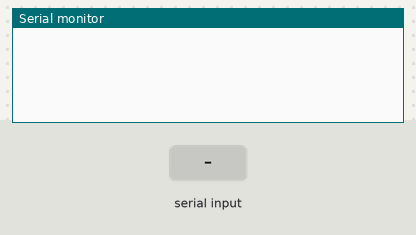
The sketch below on a simulated Arduino Uno, built with avr-gcc and run on an emulated ATmega328P. Shown: the last lines printed to the serial monitor. The inputs (shaded band) are chosen by the test bench.

Above: at 1.2 s.
1.3 s: "!!\n" received over Serial
At 2.5 s:
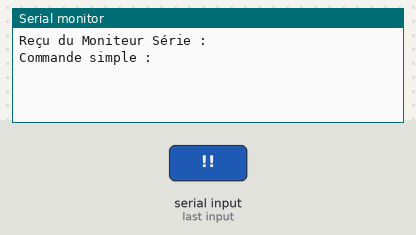
2.8 s: "1\n" received over Serial
At 3.8 s:
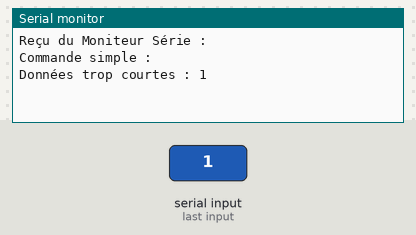

Measured:
- after the input at 1.3 s, the serial monitor: prints a new line at once (image 1)
- after the input at 2.8 s, the serial monitor: prints a new line at once (image 2)

The sketch:

depart.ino
```cpp
#include <MeAuriga.h>

bool debugMode = true;

void setup()
{
  Serial.begin(115200);
}

void loop()
{
}

// Événement qui se déclenche automatiquement lorsqu'il y a
// réception de données via le port série (Bluetooth ou Moniteur)
void serialEvent()
{
  static String receivedData = "";

  if (!Serial.available()) return;

  receivedData = Serial.readStringUntil('\n');
  parseData(receivedData);
}

void parseData(String& receivedData)
{
  bool isFromBLE = false;

  if (receivedData.length() >= 2)
  {
    // Vérifier si les deux premiers octets sont 0xFF55 (BLE) --> (Header)
    if ((uint8_t)receivedData[0] == 0xFF && (uint8_t)receivedData[1] == 0x55)
    {
      // Supprimer les deux premiers octets du header (0xFF55)
      receivedData.remove(0, 2);
      isFromBLE = true;
    }
    // Vérifier si les deux premiers caractères sont "!!" (Moniteur Série)
    else if (receivedData.startsWith("!!"))
    {
      // Supprimer les deux premiers octets du header (!!)
      receivedData.remove(0, 2);
    }
    else
    {
      // En-tête non reconnue
      Serial.print(F("Données non reconnues : "));
      Serial.println(receivedData);
      return;
    }
  }
  else
  {
    Serial.print(F("Données trop courtes : "));
    Serial.println(receivedData);
    return;
  }

  if (debugMode)
  {
    Serial.print(F("Reçu du "));
    Serial.print(isFromBLE ? F("BLE") : F("Moniteur Série"));
    Serial.print(" : ");
    Serial.println(receivedData);
  }

  int index = receivedData.indexOf(',');
  if (index == -1)
  {
    gererCommandeSimple(receivedData);
  }
  else
  {
    String action = receivedData.substring(0, index);
    String parametre = receivedData.substring(index + 1);
    gererCommandeComposee(action, parametre);
  }
}

void gererCommandeSimple(const String& cmd)
{
  // À supprimer
  Serial.print("Commande simple : ");
  Serial.println(cmd);
}

void gererCommandeComposee(const String& action, const String& parametre)
{
  // À supprimer
  Serial.print("Commande composée : action -> ");
  Serial.print(action);
  Serial.print(" - paramètre -> ");
  Serial.println(parametre);
}
```
